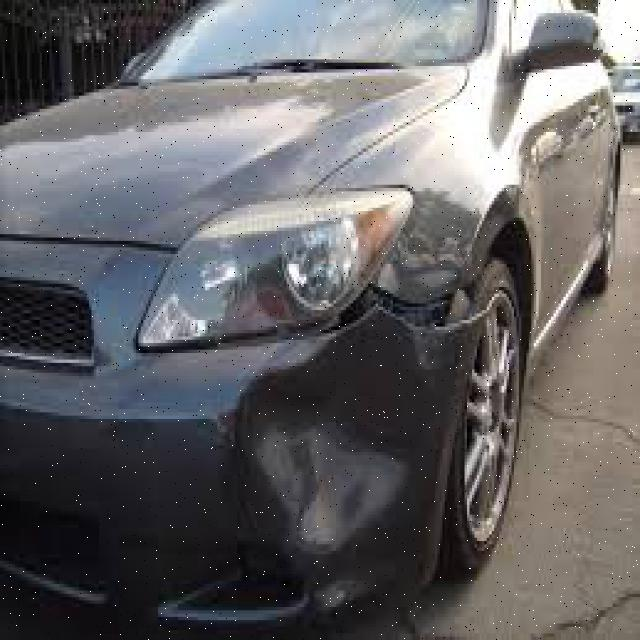
#> input picture images/front_bumber--42-_jpg.rf.495ac76559e67de16537a578c8c36938.jpg, 640 x 640 px
$ python image_different.py images/front_bumber--42-_jpg.rf.495ac76559e67de16537a578c8c36938.jpg images/front_bumber--42-_jpg.rf.862795eea7f6f8ad828347505be757ef.jpg
#> lines starting #> are read from the running program, lines starting #| are printed output that depends on the picture
import sys
import cv2

# --- Recommended Parameters ---
# The maximum number of features to detect in each image.
N_FEATURES = 1500
# The threshold for filtering good matches using Lowe's ratio test.
GOOD_MATCH_THRESHOLD = 0.75
# The similarity score threshold (in percent) to consider images as similar.
SIMILARITY_THRESHOLD = 10.0

def detect_orb_similarity(image_path1, image_path2):
    """
    Detects similarity between two images using the ORB feature matching algorithm.

    Args:
        image_path1 (str): Path to the first image.
        image_path2 (str): Path to the second image.

    Returns:
        float: A similarity score between 0 and 100.
    """
    try:
        # 1. Load images in grayscale
        img1 = cv2.imread(image_path1, cv2.IMREAD_GRAYSCALE)
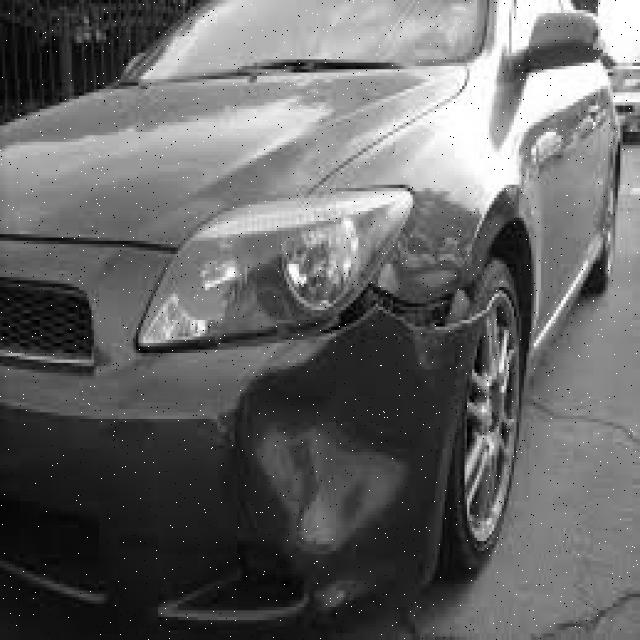
#> img1: shape (640, 640); min 0, max 255, mean 101.3
        img2 = cv2.imread(image_path2, cv2.IMREAD_GRAYSCALE)
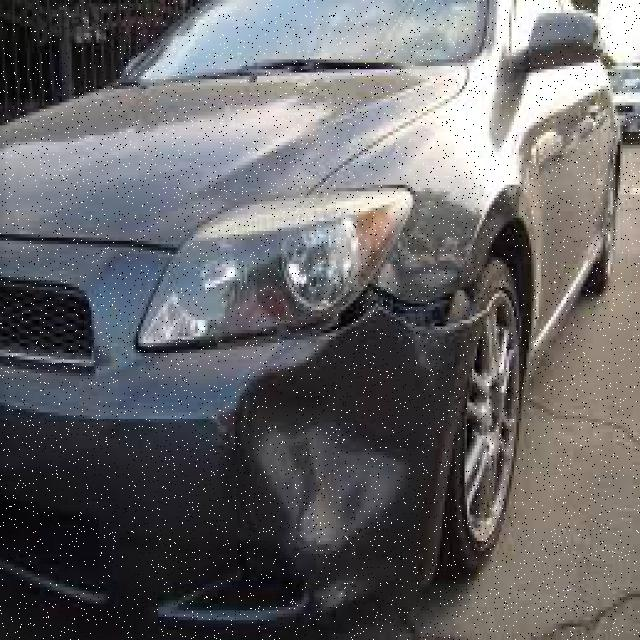
#> input picture images/front_bumber--42-_jpg.rf.862795eea7f6f8ad828347505be757ef.jpg, 640 x 640 px
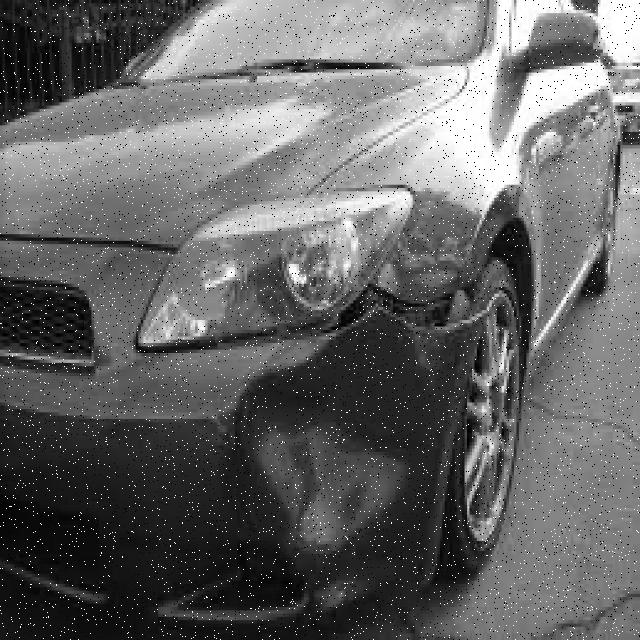
#> img2: shape (640, 640); min 0, max 255, mean 101.9

        if img1 is None or img2 is None:
            print(f"Error: Could not read one or both images. Check paths:\n- {image_path1}\n- {image_path2}")
            return 0.0

    except Exception as e:
        print(f"Error loading images: {e}")
        return 0.0

    # 2. Initialize the ORB detector
    orb = cv2.ORB_create(nfeatures=N_FEATURES)

    # 3. Find keypoints and compute descriptors
    keypoints1, descriptors1 = orb.detectAndCompute(img1, None)
#> keypoints1 = 1500 keypoints; strongest (x, y, size): (297, 276, 111.1), (302, 282, 37.2), (302, 281, 44.6), (302, 284, 37.2)
    keypoints2, descriptors2 = orb.detectAndCompute(img2, None)
#> keypoints2 = 1500 keypoints; strongest (x, y, size): (206, 596, 31), (204, 598, 31), (38, 541, 31), (446, 123, 31)

    if descriptors1 is None or descriptors2 is None:
        print("Warning: Could not compute descriptors for one or both images.")
        return 0.0

    # 4. Create a Brute-Force Matcher and find k-best matches
    bf = cv2.BFMatcher(cv2.NORM_HAMMING, crossCheck=False)
    matches = bf.knnMatch(descriptors1, descriptors2, k=2)
#> matches = 1500 matches

    # 5. Filter for "good" matches using Lowe's ratio test
    good_matches = []
    # Check if matches were found
    if len(matches) > 0 and len(matches[0]) == 2:
        for m, n in matches:
            if m.distance < GOOD_MATCH_THRESHOLD * n.distance:
                good_matches.append(m)
#> after the loop, good_matches = 458 matches

    # 6. Calculate similarity score
    min_keypoints = min(len(keypoints1), len(keypoints2))
#> min_keypoints = 1500
    if min_keypoints == 0:
        return 0.0

    similarity_score = (len(good_matches) / min_keypoints) * 100
#> similarity_score = 30.53

    return similarity_score

# --- Main script execution ---
if __name__ == "__main__":
    # 1. Check if the correct number of command-line arguments are provided
    if len(sys.argv) != 3:
        print("Usage: python compare_images.py <path_to_image1> <path_to_image2>")
        sys.exit(1)

    # 2. Get image paths from arguments
    image1_path = sys.argv[1]
    image2_path = sys.argv[2]

    # 3. Calculate the similarity score
    score = detect_orb_similarity(image1_path, image2_path)
#> score = 30.53

    # 4. Print the final results

    if score > SIMILARITY_THRESHOLD:
        print("SIMILAR")
    else:
        print("DIFFERENT")
